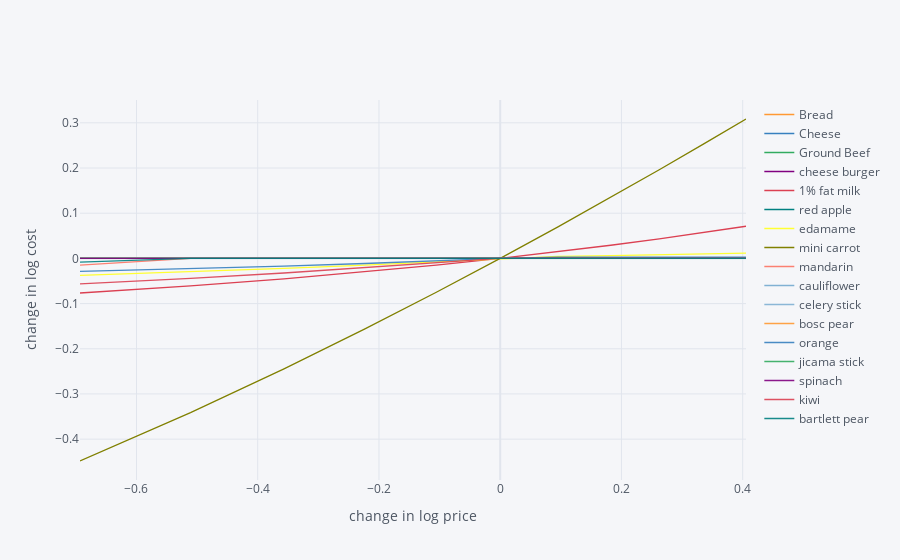

The notebook cell saved with this chart:
### Markdown cell above
## Sensitivity of solution

### Code cell
import cufflinks as cf
cf.go_offline()

scale = [.5,.6,.7,.8,.9,1.,1.1,1.2,1.3,1.4,1.5]

cost0 = solve_subsistence_problem(FoodNutrients,Prices,diet_min,diet_max,tol=tol).fun

Price_response={}
for s in scale:
    cost = {}
    for i,p in enumerate(Prices):
        my_p = Prices.copy()
        my_p[i] = p*s
        result = solve_subsistence_problem(FoodNutrients,my_p,diet_min,diet_max,tol=tol)
        cost[Prices.index[i]] = np.log(result.fun/cost0)
    Price_response[np.log(s)] = cost

Price_response = pd.DataFrame(Price_response).T
Price_response.iplot(xTitle='change in log price',yTitle='change in log cost')

### Figure 1 — Plotly figure (JSON) as saved in the notebook; plotly's stock layout.template omitted (floating-point values rounded to 4 significant figures)
{"data": [{"line": {"color": "rgba(255, 153, 51, 1.0)", "dash": "solid", "shape": "linear", "width": 1.3}, "mode": "lines", "name": "Bread", "text": "", "type": "scatter", "x": [-0.6931, -0.5108, -0.3567, -0.2231, -0.1054, 0, 0.09531, 0.1823, 0.2624, 0.3365, 0.4055], "y": [2.487e-11, 1.012e-12, 1.271e-12, 5.707e-13, 2.136e-13, 0, -2.062e-13, -4.809e-13, -8.468e-13, 1.71e-14, 2.072e-12]}, {"line": {"color": "rgba(55, 128, 191, 1.0)", "dash": "solid", "shape": "linear", "width": 1.3}, "mode": "lines", "name": "Cheese", "text": "", "type": "scatter", "x": [-0.6931, -0.5108, -0.3567, -0.2231, -0.1054, 0, 0.09531, 0.1823, 0.2624, 0.3365, 0.4055], "y": [8.018e-12, 4.053e-12, 4.234e-12, 3.153e-12, 1.616e-12, 0, -1.528e-12, -2.909e-12, -4.135e-12, -5.216e-12, -6.175e-12]}, {"line": {"color": "rgba(50, 171, 96, 1.0)", "dash": "solid", "shape": "linear", "width": 1.3}, "mode": "lines", "name": "Ground Beef", "text": "", "type": "scatter", "x": [-0.6931, -0.5108, -0.3567, -0.2231, -0.1054, 0, 0.09531, 0.1823, 0.2624, 0.3365, 0.4055], "y": [6.037e-12, -9.087e-12, -7.769e-12, -4.266e-12, -1.589e-12, 0, 7.303e-13, 8.491e-13, 7.281e-13, 1.547e-12, 3.366e-12]}, {"line": {"color": "rgba(128, 0, 128, 1.0)", "dash": "solid", "shape": "linear", "width": 1.3}, "mode": "lines", "name": "cheese burger ", "text": "", "type": "scatter", "x": [-0.6931, -0.5108, -0.3567, -0.2231, -0.1054, 0, 0.09531, 0.1823, 0.2624, 0.3365, 0.4055], "y": [0, 0, 0, 0, 0, 0, 0, 0, 0, 0, 0]}, {"line": {"color": "rgba(219, 64, 82, 1.0)", "dash": "solid", "shape": "linear", "width": 1.3}, "mode": "lines", "name": "1% fat milk", "text": "", "type": "scatter", "x": [-0.6931, -0.5108, -0.3567, -0.2231, -0.1054, 0, 0.09531, 0.1823, 0.2624, 0.3365, 0.4055], "y": [-0.07655, -0.06076, -0.04522, -0.02992, -0.01485, 0, 0.01463, 0.02905, 0.04327, 0.05728, 0.0711]}, {"line": {"color": "rgba(0, 128, 128, 1.0)", "dash": "solid", "shape": "linear", "width": 1.3}, "mode": "lines", "name": "red apple", "text": "", "type": "scatter", "x": [-0.6931, -0.5108, -0.3567, -0.2231, -0.1054, 0, 0.09531, 0.1823, 0.2624, 0.3365, 0.4055], "y": [5.84e-11, 3.621e-11, 1.752e-10, 3.17e-08, 1.226e-11, 0, 2.48e-11, 1.796e-11, 2.053e-11, 2.497e-11, 2.505e-11]}, {"line": {"color": "rgba(255, 255, 51, 1.0)", "dash": "solid", "shape": "linear", "width": 1.3}, "mode": "lines", "name": "edamame", "text": "", "type": "scatter", "x": [-0.6931, -0.5108, -0.3567, -0.2231, -0.1054, 0, 0.09531, 0.1823, 0.2624, 0.3365, 0.4055], "y": [-0.03744, -0.02984, -0.02229, -0.01481, -0.007376, 0, 0.004442, 0.006214, 0.007982, 0.009748, 0.01151]}, {"line": {"color": "rgba(128, 128, 0, 1.0)", "dash": "solid", "shape": "linear", "width": 1.3}, "mode": "lines", "name": "mini carrot", "text": "", "type": "scatter", "x": [-0.6931, -0.5108, -0.3567, -0.2231, -0.1054, 0, 0.09531, 0.1823, 0.2624, 0.3365, 0.4055], "y": [-0.4484, -0.3412, -0.2444, -0.1561, -0.07501, 0, 0.06977, 0.135, 0.1962, 0.2539, 0.3085]}, {"line": {"color": "rgba(251, 128, 114, 1.0)", "dash": "solid", "shape": "linear", "width": 1.3}, "mode": "lines", "name": "mandarin", "text": "", "type": "scatter", "x": [-0.6931, -0.5108, -0.3567, -0.2231, -0.1054, 0, 0.09531, 0.1823, 0.2624, 0.3365, 0.4055], "y": [-0.01502, 1.42e-10, 5.341e-08, -4.092e-12, 1.385e-09, 0, 9.635e-10, 9.9e-11, 5.634e-11, 1.454e-08, 1.816e-08]}, {"line": {"color": "rgba(128, 177, 211, 1.0)", "dash": "solid", "shape": "linear", "width": 1.3}, "mode": "lines", "name": "cauliflower", "text": "", "type": "scatter", "x": [-0.6931, -0.5108, -0.3567, -0.2231, -0.1054, 0, 0.09531, 0.1823, 0.2624, 0.3365, 0.4055], "y": [-1.057e-11, -9.082e-12, -6.158e-12, -3.556e-12, -1.525e-12, 0, 1.142e-12, 2.002e-12, 2.637e-12, 3.121e-12, 3.48e-12]}, {"line": {"color": "rgba(128, 177, 211, 0.8999999999999999)", "dash": "solid", "shape": "linear", "width": 1.3}, "mode": "lines", "name": "celery stick", "text": "", "type": "scatter", "x": [-0.6931, -0.5108, -0.3567, -0.2231, -0.1054, 0, 0.09531, 0.1823, 0.2624, 0.3365, 0.4055], "y": [2.258e-08, 4.513e-11, 1.303e-10, 4.153e-10, 3.456e-12, 0, 2.26e-11, 1.656e-09, 4.238e-12, 1.096e-07, 7.331e-11]}, {"line": {"color": "rgba(255, 153, 51, 0.8999999999999999)", "dash": "solid", "shape": "linear", "width": 1.3}, "mode": "lines", "name": "bosc pear ", "text": "", "type": "scatter", "x": [-0.6931, -0.5108, -0.3567, -0.2231, -0.1054, 0, 0.09531, 0.1823, 0.2624, 0.3365, 0.4055], "y": [1.845e-11, 1.113e-11, 6.745e-12, 3.796e-12, 1.654e-12, 0, -1.328e-12, -2.433e-12, -3.375e-12, -4.199e-12, -4.933e-12]}, {"line": {"color": "rgba(55, 128, 191, 0.8999999999999999)", "dash": "solid", "shape": "linear", "width": 1.3}, "mode": "lines", "name": "orange", "text": "", "type": "scatter", "x": [-0.6931, -0.5108, -0.3567, -0.2231, -0.1054, 0, 0.09531, 0.1823, 0.2624, 0.3365, 0.4055], "y": [-0.02864, -0.02284, -0.01708, -0.01136, -0.005662, 0, 0.002668, 0.002668, 0.002668, 0.002668, 0.002668]}, {"line": {"color": "rgba(50, 171, 96, 0.8999999999999999)", "dash": "solid", "shape": "linear", "width": 1.3}, "mode": "lines", "name": "jicama stick", "text": "", "type": "scatter", "x": [-0.6931, -0.5108, -0.3567, -0.2231, -0.1054, 0, 0.09531, 0.1823, 0.2624, 0.3365, 0.4055], "y": [3.505e-10, 2.169e-11, 1.267e-10, 7.101e-11, 2.828e-11, 0, -1.123e-11, -3.35e-12, 1.236e-10, 1.463e-10, 2.086e-11]}, {"line": {"color": "rgba(128, 0, 128, 0.8999999999999999)", "dash": "solid", "shape": "linear", "width": 1.3}, "mode": "lines", "name": "spinach ", "text": "", "type": "scatter", "x": [-0.6931, -0.5108, -0.3567, -0.2231, -0.1054, 0, 0.09531, 0.1823, 0.2624, 0.3365, 0.4055], "y": [6.413e-08, -1.333e-11, -7.712e-12, -3.911e-12, -1.505e-12, 0, 9.401e-13, 1.521e-12, 1.871e-12, 2.06e-12, 2.151e-12]}, {"line": {"color": "rgba(219, 64, 82, 0.8999999999999999)", "dash": "solid", "shape": "linear", "width": 1.3}, "mode": "lines", "name": "kiwi", "text": "", "type": "scatter", "x": [-0.6931, -0.5108, -0.3567, -0.2231, -0.1054, 0, 0.09531, 0.1823, 0.2624, 0.3365, 0.4055], "y": [-0.05629, -0.04422, -0.03229, -0.0205, -0.008849, 0, 1.654e-07, 6.27e-08, 4.867e-08, 3.697e-08, 3.406e-08]}, {"line": {"color": "rgba(0, 128, 128, 0.8999999999999999)", "dash": "solid", "shape": "linear", "width": 1.3}, "mode": "lines", "name": "bartlett pear", "text": "", "type": "scatter", "x": [-0.6931, -0.5108, -0.3567, -0.2231, -0.1054, 0, 0.09531, 0.1823, 0.2624, 0.3365, 0.4055], "y": [-0.008052, 3.757e-10, 1.575e-09, 3.425e-11, 1.926e-11, 0, -6.572e-12, -9.528e-12, -1.112e-11, -1.21e-11, -1.275e-11]}], "layout": {"legend": {"bgcolor": "#F5F6F9", "font": {"color": "#4D5663"}}, "paper_bgcolor": "#F5F6F9", "plot_bgcolor": "#F5F6F9", "title": {"font": {"color": "#4D5663"}}, "xaxis": {"gridcolor": "#E1E5ED", "showgrid": true, "tickfont": {"color": "#4D5663"}, "title": {"font": {"color": "#4D5663"}, "text": "change in log price"}, "zerolinecolor": "#E1E5ED"}, "yaxis": {"gridcolor": "#E1E5ED", "showgrid": true, "tickfont": {"color": "#4D5663"}, "title": {"font": {"color": "#4D5663"}, "text": "change in log cost"}, "zerolinecolor": "#E1E5ED"}}}
